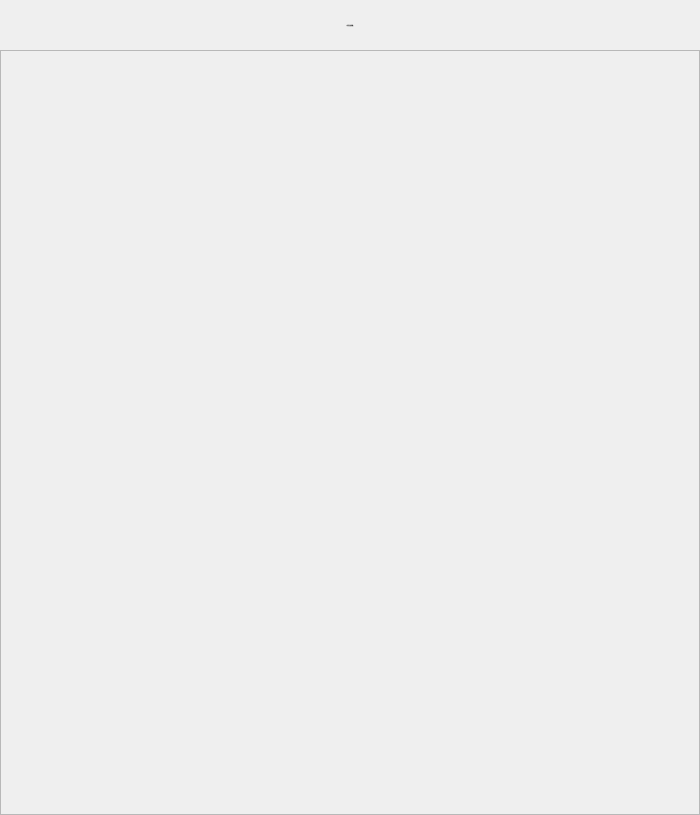
<?xml version="1.0" encoding="UTF-8"?>
<ui version="4.0">
 <class>FormActNull</class>
 <widget class="QWidget" name="FormActNull">
  <property name="geometry">
   <rect>
    <x>0</x>
    <y>0</y>
    <width>700</width>
    <height>815</height>
   </rect>
  </property>
  <property name="minimumSize">
   <size>
    <width>700</width>
    <height>815</height>
   </size>
  </property>
  <property name="maximumSize">
   <size>
    <width>700</width>
    <height>815</height>
   </size>
  </property>
  <property name="font">
   <font>
    <family>微软雅黑</family>
    <pointsize>-1</pointsize>
    <weight>50</weight>
    <italic>false</italic>
    <bold>false</bold>
   </font>
  </property>
  <property name="windowTitle">
   <string notr="true">空指令</string>
  </property>
  <property name="toolTip">
   <string notr="true"/>
  </property>
  <property name="statusTip">
   <string notr="true"/>
  </property>
  <property name="whatsThis">
   <string notr="true"/>
  </property>
  <property name="accessibleName">
   <string notr="true"/>
  </property>
  <property name="accessibleDescription">
   <string notr="true"/>
  </property>
  <property name="styleSheet">
   <string notr="true">font: 28px &quot;微软雅黑&quot;;</string>
  </property>
  <property name="windowFilePath">
   <string notr="true"/>
  </property>
  <layout class="QVBoxLayout" name="verticalLayout">
   <property name="spacing">
    <number>0</number>
   </property>
   <property name="margin">
    <number>0</number>
   </property>
   <item>
    <widget class="QLabel" name="labelParaTitle">
     <property name="sizePolicy">
      <sizepolicy hsizetype="Preferred" vsizetype="Fixed">
       <horstretch>0</horstretch>
       <verstretch>0</verstretch>
      </sizepolicy>
     </property>
     <property name="minimumSize">
      <size>
       <width>0</width>
       <height>50</height>
      </size>
     </property>
     <property name="font">
      <font>
       <family>微软雅黑</family>
       <pointsize>-1</pointsize>
       <weight>50</weight>
       <italic>false</italic>
       <bold>false</bold>
      </font>
     </property>
     <property name="styleSheet">
      <string notr="true">QLabel#labelParaTitle
{
	color: black;
	border-image: url(:/img/widget/Panel.png) 0 4 0 4;
	border-left: 4px transparent;
	border-right: 4px transparent;
}
</string>
     </property>
     <property name="text">
      <string>本指令没有参数</string>
     </property>
     <property name="alignment">
      <set>Qt::AlignCenter</set>
     </property>
    </widget>
   </item>
   <item>
    <widget class="QFrame" name="frameActNull">
     <property name="font">
      <font>
       <family>微软雅黑</family>
       <pointsize>-1</pointsize>
       <weight>50</weight>
       <italic>false</italic>
       <bold>false</bold>
      </font>
     </property>
     <property name="styleSheet">
      <string notr="true"/>
     </property>
     <property name="frameShape">
      <enum>QFrame::StyledPanel</enum>
     </property>
     <property name="frameShadow">
      <enum>QFrame::Plain</enum>
     </property>
     <property name="IsMainArea" stdset="0">
      <bool>true</bool>
     </property>
    </widget>
   </item>
  </layout>
 </widget>
 <resources/>
 <connections/>
</ui>
